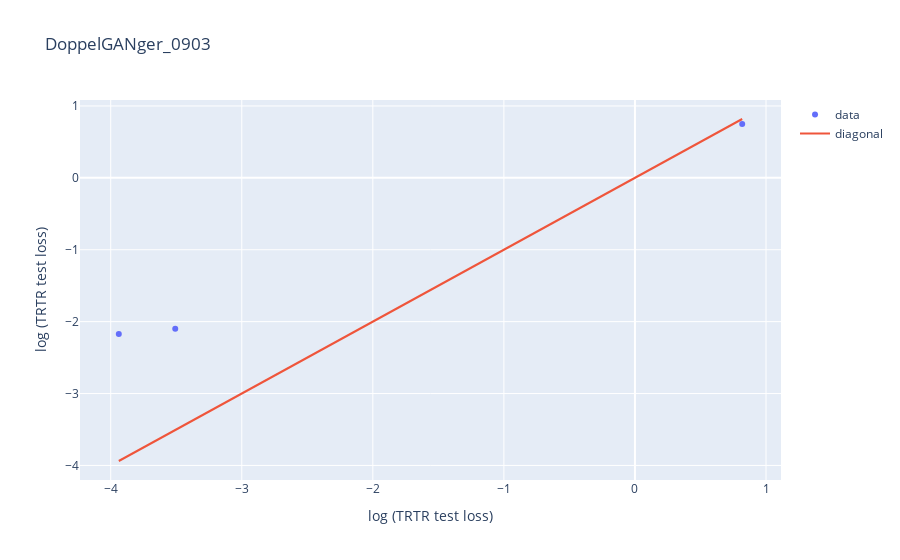

Source (notebook cell):
### Code cell
plot_TxTx_tpred(TxTx_tpred)

### Figure 1 — Plotly figure (JSON) as saved in the notebook; plotly's stock layout.template omitted (floating-point values rounded to 4 significant figures)
{"data": [{"mode": "markers", "name": "data", "text": ["ab_pain_dur", "age", "aneroxia_dur"], "type": "scatter", "x": [-3.508, 0.8183, -3.938], "y": [-2.1, 0.7505, -2.173]}, {"mode": "lines", "name": "diagonal", "type": "scatter", "x": [-3.938, 0.8183], "y": [-3.938, 0.8183]}], "layout": {"title": {"text": "DoppelGANger_0903"}, "xaxis": {"title": {"text": "log (TRTR test loss)"}}, "yaxis": {"title": {"text": "log (TRTR test loss)"}}}}
